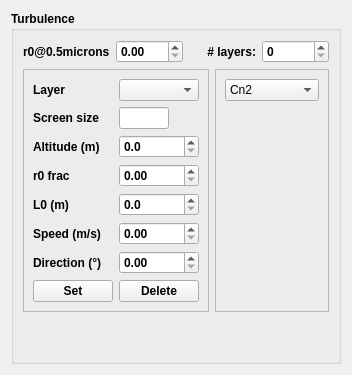
         <widget class="QWidget" name="tab">
          <attribute name="title">
           <string>Atmosphere</string>
          </attribute>
          <layout class="QVBoxLayout" name="verticalLayout_5">
           <item>
            <widget class="QGroupBox" name="groupBox_3">
             <property name="font">
              <font>
               <weight>75</weight>
               <bold>true</bold>
              </font>
             </property>
             <property name="title">
              <string>Turbulence</string>
             </property>
             <property name="checkable">
              <bool>false</bool>
             </property>
             <layout class="QVBoxLayout" name="verticalLayout_7">
              <item>
               <layout class="QHBoxLayout" name="horizontalLayout_5">
                <item>
                 <widget class="QLabel" name="label_7">
                  <property name="text">
                   <string>r0@0.5microns</string>
                  </property>
                 </widget>
                </item>
                <item>
                 <widget class="QDoubleSpinBox" name="wao_r0"/>
                </item>
                <item>
                 <widget class="QLabel" name="label_8">
                  <property name="text">
                   <string># layers:</string>
                  </property>
                  <property name="alignment">
                   <set>Qt::AlignRight|Qt::AlignTrailing|Qt::AlignVCenter</set>
                  </property>
                 </widget>
                </item>
                <item>
                 <widget class="QSpinBox" name="wao_atmosNlayers"/>
                </item>
               </layout>
              </item>
              <item>
               <layout class="QHBoxLayout" name="horizontalLayout_6">
                <item>
                 <widget class="QFrame" name="frame">
                  <property name="frameShape">
                   <enum>QFrame::StyledPanel</enum>
                  </property>
                  <property name="frameShadow">
                   <enum>QFrame::Raised</enum>
                  </property>
                  <layout class="QVBoxLayout" name="verticalLayout_4">
                   <item>
                    <layout class="QVBoxLayout" name="verticalLayout_3"/>
                   </item>
                   <item>
                    <layout class="QHBoxLayout" name="horizontalLayout_2">
                     <item>
                      <widget class="QLabel" name="label">
                       <property name="text">
                        <string>Layer</string>
                       </property>
                      </widget>
                     </item>
                     <item>
                      <widget class="QComboBox" name="wao_selectAtmosLayer"/>
                     </item>
                    </layout>
                   </item>
                   <item>
                    <layout class="QGridLayout" name="gridLayout_2">
                     <item row="1" column="0">
                      <widget class="QLabel" name="label_10">
                       <property name="text">
                        <string>Altitude (m)</string>
                       </property>
                      </widget>
                     </item>
                     <item row="2" column="0">
                      <widget class="QLabel" name="label_11">
                       <property name="text">
                        <string>r0 frac</string>
                       </property>
                      </widget>
                     </item>
                     <item row="0" column="0">
                      <widget class="QLabel" name="label_9">
                       <property name="text">
                        <string>Screen size</string>
                       </property>
                      </widget>
                     </item>
                     <item row="7" column="0">
                      <widget class="QLabel" name="label_14">
                       <property name="text">
                        <string>Direction (°)</string>
                       </property>
                      </widget>
                     </item>
                     <item row="0" column="1">
                      <widget class="QLineEdit" name="wao_atmosDimScreen">
                       <property name="maximumSize">
                        <size>
                         <width>50</width>
                         <height>16777215</height>
                        </size>
                       </property>
                       <property name="readOnly">
                        <bool>true</bool>
                       </property>
                      </widget>
                     </item>
                     <item row="5" column="0">
                      <widget class="QLabel" name="label_12">
                       <property name="text">
                        <string>L0 (m)</string>
                       </property>
                      </widget>
                     </item>
                     <item row="6" column="1">
                      <widget class="QDoubleSpinBox" name="wao_windSpeed"/>
                     </item>
                     <item row="6" column="0">
                      <widget class="QLabel" name="label_13">
                       <property name="text">
                        <string>Speed (m/s)</string>
                       </property>
                      </widget>
                     </item>
                     <item row="2" column="1">
                      <widget class="QDoubleSpinBox" name="wao_atmosFrac">
                       <property name="maximum">
                        <double>1.000000000000000</double>
                       </property>
                       <property name="singleStep">
                        <double>0.100000000000000</double>
                       </property>
                      </widget>
                     </item>
                     <item row="5" column="1">
                      <widget class="QDoubleSpinBox" name="wao_atmosL0">
                       <property name="decimals">
                        <number>1</number>
                       </property>
                       <property name="maximum">
                        <double>100000.000000000000000</double>
                       </property>
                      </widget>
                     </item>
                     <item row="1" column="1">
                      <widget class="QDoubleSpinBox" name="wao_atmosAlt">
                       <property name="maximumSize">
                        <size>
                         <width>100</width>
                         <height>16777215</height>
                        </size>
                       </property>
                       <property name="buttonSymbols">
                        <enum>QAbstractSpinBox::UpDownArrows</enum>
                       </property>
                       <property name="decimals">
                        <number>1</number>
                       </property>
                       <property name="maximum">
                        <double>100000.000000000000000</double>
                       </property>
                      </widget>
                     </item>
                     <item row="7" column="1">
                      <widget class="QDoubleSpinBox" name="wao_windDirection">
                       <property name="minimum">
                        <double>0.000000000000000</double>
                       </property>
                       <property name="maximum">
                        <double>360.000000000000000</double>
                       </property>
                      </widget>
                     </item>
                     <item row="8" column="0">
                      <widget class="QPushButton" name="wao_setAtmos">
                       <property name="text">
                        <string>Set</string>
                       </property>
                      </widget>
                     </item>
                     <item row="8" column="1">
                      <widget class="QPushButton" name="pushButton_9">
                       <property name="text">
                        <string>Delete</string>
                       </property>
                       <property name="checkable">
                        <bool>false</bool>
                       </property>
                       <property name="autoDefault">
                        <bool>false</bool>
                       </property>
                       <property name="default">
                        <bool>false</bool>
                       </property>
                       <property name="flat">
                        <bool>false</bool>
                       </property>
                      </widget>
                     </item>
                    </layout>
                   </item>
                  </layout>
                 </widget>
                </item>
                <item>
                 <widget class="QFrame" name="frame_2">
                  <property name="frameShape">
                   <enum>QFrame::StyledPanel</enum>
                  </property>
                  <property name="frameShadow">
                   <enum>QFrame::Raised</enum>
                  </property>
                  <layout class="QVBoxLayout" name="verticalLayout_6">
                   <item>
                    <widget class="QComboBox" name="comboBox_6">
                     <property name="font">
                      <font>
                       <weight>50</weight>
                       <bold>false</bold>
                      </font>
                     </property>
                     <item>
                      <property name="text">
                       <string>Cn2</string>
                      </property>
                     </item>
                     <item>
                      <property name="text">
                       <string>Wind speed</string>
                      </property>
                     </item>
                     <item>
                      <property name="text">
                       <string>Wind dir</string>
                      </property>
                     </item>
                    </widget>
                   </item>
                   <item>
                    <widget class="MatplotlibWidget" name="wao_atmosWindow" native="true">
                     <property name="minimumSize">
                      <size>
                       <width>0</width>
                       <height>0</height>
                      </size>
                     </property>
                    </widget>
                   </item>
                  </layout>
                 </widget>
                </item>
               </layout>
              </item>
              <item>
               <spacer name="verticalSpacer_3">
                <property name="orientation">
                 <enum>Qt::Vertical</enum>
                </property>
                <property name="sizeHint" stdset="0">
                 <size>
                  <width>20</width>
                  <height>40</height>
                 </size>
                </property>
               </spacer>
              </item>
             </layout>
            </widget>
           </item>
          </layout>
         </widget>
